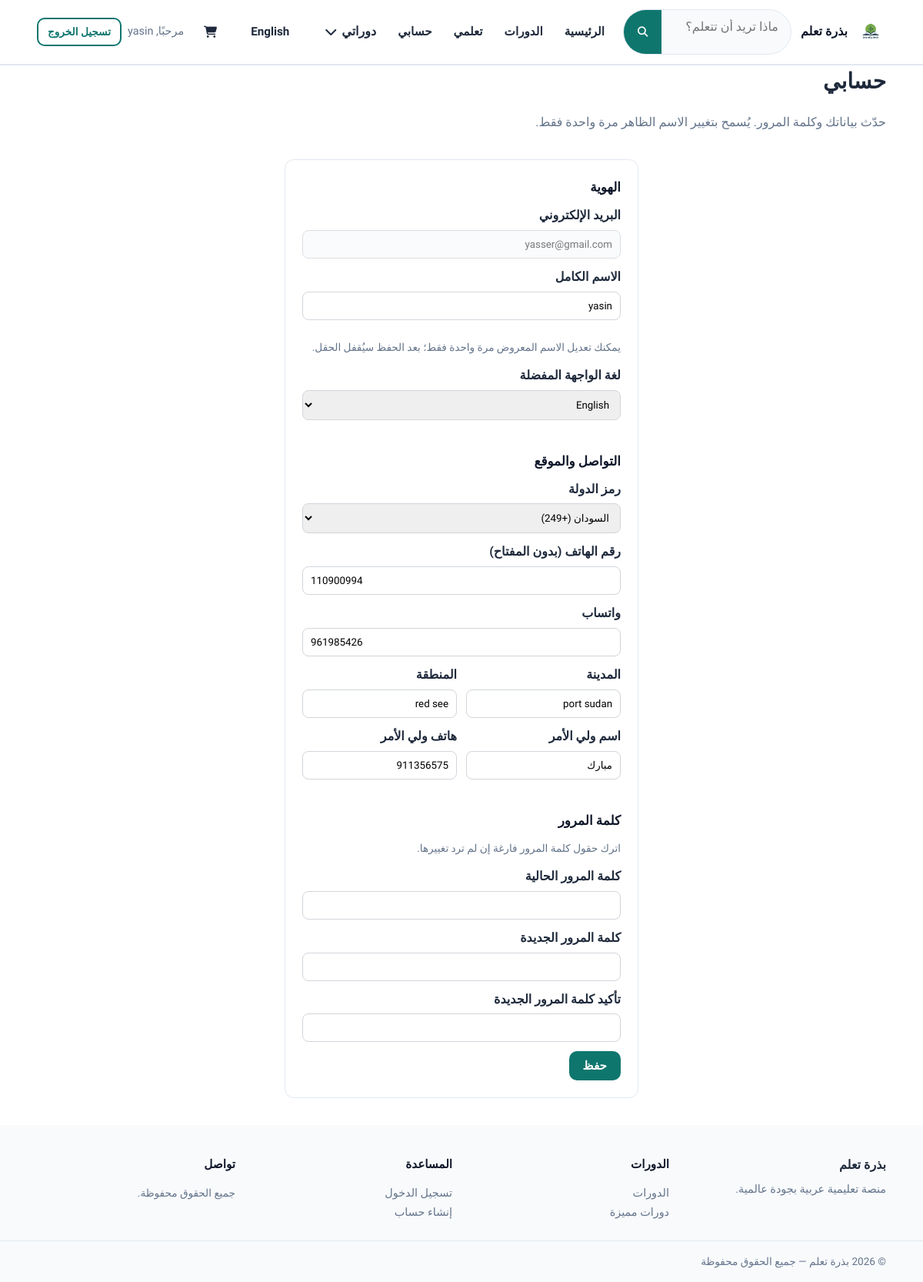
Screenshot of /profile.php (signed in) with the database file from the repository.
### tables this page shows
CREATE TABLE `users` (
  `id` int(11) NOT NULL,
  `full_name` varchar(120) NOT NULL,
  `email` varchar(150) NOT NULL,
  `password_hash` varchar(255) NOT NULL,
  `role` enum('student','instructor','admin') NOT NULL DEFAULT 'student',
  `language_pref` enum('ar','en') DEFAULT 'ar',
  `is_active` tinyint(1) DEFAULT 1,
  `created_at` timestamp NOT NULL DEFAULT current_timestamp(),
  `birth_year` int(11) DEFAULT NULL,
  `birth_month` int(11) DEFAULT NULL,
  `phone_country_code` varchar(16) DEFAULT NULL,
  `phone_number` varchar(64) DEFAULT NULL,
  `whatsapp` varchar(64) DEFAULT NULL,
  `city` varchar(120) DEFAULT NULL,
  `state` varchar(120) DEFAULT NULL,
  `parent_phone` varchar(64) DEFAULT NULL,
  `parent_name` varchar(120) DEFAULT NULL,
  `email_verified` tinyint(1) NOT NULL DEFAULT 0,
  `verification_code` varchar(32) DEFAULT NULL,
  `temp_password` varchar(255) DEFAULT NULL
);

### config/config.php (called while the page is built, shortened)
<?php
function app_lang() {
    return $_SESSION['lang'] ?? 'ar';
}
function e($value) {
    return htmlspecialchars((string)$value, ENT_QUOTES, 'UTF-8');
}

### includes/i18n.php (called while the page is built, shortened)
<?php
require_once __DIR__ . '/../config/config.php';
function t($key) {
    $lang = app_lang();
    return $dict[$lang][$key] ?? $key;
}

### includes/functions.php (called while the page is built, shortened)
<?php
require_once __DIR__ . '/../config/db.php';
require_once __DIR__ . '/i18n.php';
require_once __DIR__ . '/system_settings.php';
require_once __DIR__ . '/countries_dial.php';
function current_user() {
    return $_SESSION['user'] ?? null;
}
function users_table_has_column(string $columnName): bool {
    static $cache = [];
    $conn = db();
    $c = $conn->real_escape_string($columnName);
    $r = $conn->query("SHOW COLUMNS FROM users LIKE '{$c}'");
    $cache[$columnName] = $r && $r->num_rows > 0;
    return $cache[$columnName];
}
function user_may_change_display_name(array $userRow): bool {
    if (!users_table_has_column('full_name_change_used')) {
        return true;
    }
    return (int)($userRow['full_name_change_used'] ?? 0) === 0;
}

### includes/countries_dial.php (called while the page is built, shortened)
<?php
function countries_dial_sorted_for_lang(string $lang): array {
    $list = countries_dial_list();
    usort($list, function ($a, $b) use ($lang) {
        $na = $lang === 'ar' ? $a['name_ar'] : $a['name_en'];
        $nb = $lang === 'ar' ? $b['name_ar'] : $b['name_en'];
        return strcmp($na, $nb);
    });
    return $list;
}

### profile.php (the view, shortened to what this page needs)
<?php
require_once __DIR__ . '/includes/header.php';
$conn = db();
$uid = (int)current_user()['id'];
$stmt = $conn->prepare('SELECT * FROM users WHERE id = ? LIMIT 1');
$stmt->bind_param('i', $uid);
$stmt->execute();
$user = $stmt->get_result()->fetch_assoc();
$countries = countries_dial_sorted_for_lang(app_lang());
$mayChangeName = user_may_change_display_name($user);
?>
<section class="container profile-page">
  <h1 class="page-title"><?= e(t('my_profile')) ?></h1>
  <p class="muted"><?= e(t('profile_intro')) ?></p>
  <form method="post" class="form-wrap profile-form">
    <h2 class="profile-section-title"><?= e(t('profile_identity')) ?></h2>
    <label><?= e(t('email')) ?></label>
    <input type="email" value="<?= e((string)$user['email']) ?>" disabled class="form-input is-disabled">
    <label><?= e(t('full_name')) ?></label>
    <?php if ($mayChangeName): ?>
      <input type="text" name="full_name" class="form-input" required value="<?= e((string)$user['full_name']) ?>"
        placeholder="<?= e(t('full_name_triple_hint')) ?>">
      <p class="muted small"><?= e(t('profile_name_once_hint')) ?></p>
    <?php else: ?>
      <input type="text" class="form-input is-disabled" value="<?= e((string)$user['full_name']) ?>" disabled>
      <p class="muted small"><?= e(t('profile_name_locked')) ?></p>
    <?php endif; ?>
    <label><?= e(t('profile_language')) ?></label>
    <select name="language_pref" class="form-input">
      <option value="en" <?= ($user['language_pref'] ?? '') === 'en' ? 'selected' : '' ?>><?= e(t('english')) ?></option>
    </select>
    <h2 class="profile-section-title"><?= e(t('profile_contact')) ?></h2>
    <label><?= e(t('profile_country_code')) ?></label>
    <select name="phone_country_code" class="form-input" required>
      <?php foreach ($countries as $c): ?>
        <option value="<?= e($c['dial']) ?>" <?= ((string)($user['phone_country_code'] ?? '') === $c['dial']) ? 'selected' : '' ?>>
          <?= e(app_lang() === 'ar' ? $c['name_ar'] : $c['name_en']) ?> (<?= e($c['dial']) ?>)
        </option>
      <?php endforeach; ?>
    </select>
    <label><?= e(t('profile_phone')) ?></label>
    <input type="tel" name="phone_number" class="form-input" required maxlength="12" pattern="[0-9]{6,12}"
      value="<?= e((string)($user['phone_number'] ?? '')) ?>">
    <label><?= e(t('profile_whatsapp')) ?></label>
    <input type="tel" name="whatsapp" class="form-input" value="<?= e((string)($user['whatsapp'] ?? '')) ?>">
    <div class="form-row-profile">
      <div>
        <label><?= e(t('profile_city')) ?></label>
        <input type="text" name="city" class="form-input" value="<?= e((string)($user['city'] ?? '')) ?>">
      </div>
      <div>
        <label><?= e(t('profile_state')) ?></label>
        <input type="text" name="state" class="form-input" value="<?= e((string)($user['state'] ?? '')) ?>">
      </div>
    </div>
    <div class="form-row-profile">
      <div>
        <label><?= e(t('profile_parent_name')) ?></label>
        <input type="text" name="parent_name" class="form-input" value="<?= e((string)($user['parent_name'] ?? '')) ?>">
      </div>
      <div>
        <label><?= e(t('profile_parent_phone')) ?></label>
        <input type="text" name="parent_phone" class="form-input" value="<?= e((string)($user['parent_phone'] ?? '')) ?>">
      </div>
    </div>
    <h2 class="profile-section-title"><?= e(t('profile_password')) ?></h2>
    <p class="muted small"><?= e(t('profile_password_hint')) ?></p>
    <label><?= e(t('current_password')) ?></label>
    <input type="password" name="current_password" class="form-input" autocomplete="current-password">
    <label><?= e(t('new_password')) ?></label>
    <input type="password" name="new_password" class="form-input" autocomplete="new-password">
    <label><?= e(t('new_password_confirm')) ?></label>
    <input type="password" name="new_password_confirm" class="form-input" autocomplete="new-password">
    <button type="submit" class="btn btn-primary"><?= e(t('save')) ?></button>
  </form>
</section>
<?php require_once __DIR__ . '/includes/footer.php'; ?>

### assets/css/style.css (style rules this page uses)
:root { --primary:#0f766e; --primary-dark:#0d5c56; --secondary:#14b8a6; --accent:#f59e0b; --dark:#0f172a; --light:#f8fafc; --text:#1e293b; --muted:#64748b; --danger:#dc2626; --success:#16a34a; --border:#e2e8f0; --shadow:0 4px 24px rgba(15,23,42,.08); --radius:12px; --font: "IBM Plex Sans Arabic", "IBM Plex Sans", Tahoma, Arial, sans-serif; }
* { box-sizing:border-box }
html { scroll-behavior:smooth }
body { margin:0; font-family:var(--font); background:#fff; color:var(--text); line-height:1.55; }
.container { width:min(1180px,92%);margin-inline:auto }
.btn { border:none;cursor:pointer;padding:10px 18px;border-radius:10px;font-weight:700; display:inline-flex;align-items:center;justify-content:center;gap:8px;font-family:inherit;font-size:.95rem; }
.btn-primary { background:var(--primary);color:#fff }
.profile-page .profile-section-title { margin:1.75rem 0 .75rem;font-size:1.05rem;color:var(--dark) }
.profile-page .profile-section-title:first-of-type { margin-top:0 }
.form-input.is-disabled { opacity:.78;cursor:not-allowed;background:#f8fafc }
.form-row-profile { display:grid;grid-template-columns:1fr 1fr;gap:12px }
.small { font-size:.85rem }
.muted { color:var(--muted) }
.page-title { margin:0 0 20px;font-size:1.75rem }
.form-wrap { max-width:460px;margin:35px auto;border:1px solid var(--border);border-radius:var(--radius);padding:22px }
label { display:block;margin-bottom:6px;font-weight:700 }
input,select,textarea { width:100%;padding:10px;border:1px solid #d1d5db;border-radius:8px;margin-bottom:12px;font-family:inherit; }

### rows the page displays
users: email "yasser@gmail.com", full_name "yasin", language_pref "English", phone_country_code "السودان (+249)", phone_number "110900994", whatsapp "961985426", city "port sudan", state "red see", parent_name "مبارك", parent_phone "911356575"

### other values shown
t('platform_name') "بذرة تعلم"
t('home') "الرئيسية"
t('courses') "الدورات"
t('my_learning') "تعلمي"
t('my_profile') "حسابي"
t('nav_my_courses') "دوراتي"
t('english') "English"
t('welcome') "مرحبًا"
$user['full_name'] "yasin"
t('logout') "تسجيل الخروج"
t('profile_intro') "حدّث بياناتك وكلمة المرور. يُسمح بتغيير الاسم الظاهر مرة واحدة فقط."
t('profile_identity') "الهوية"
t('email') "البريد الإلكتروني"
t('full_name') "الاسم الكامل"
t('profile_name_once_hint') "يمكنك تعديل الاسم المعروض مرة واحدة فقط؛ بعد الحفظ سيُقفل الحقل."
